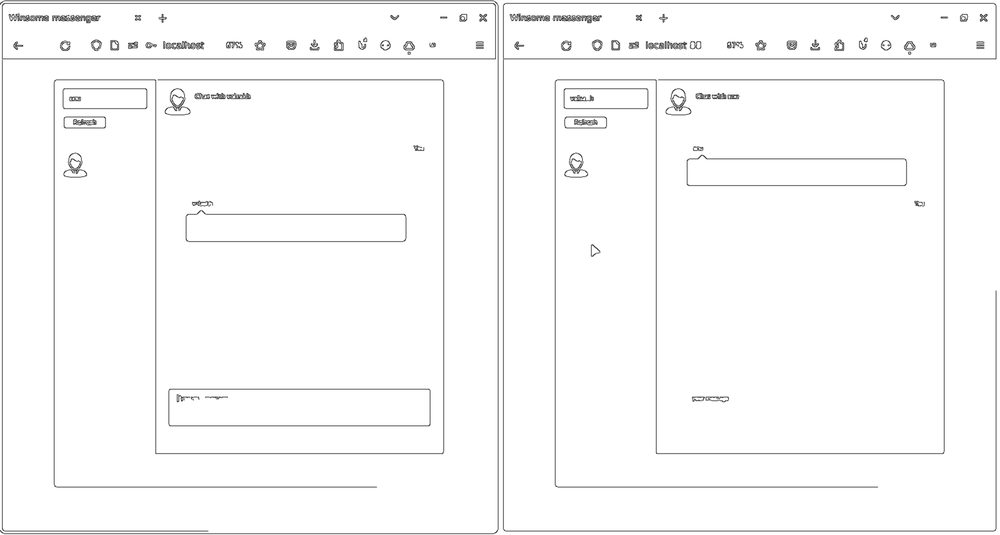
#> input picture out.png, 1000 x 535 px, shrunk from 1910 x 1022 before the run
$ python d.py
#> lines starting #> are read from the running program, lines starting #| are printed output that depends on the picture; after the words box and inside, x2 and y2 are one past the last pixel; in counts of white or black regions, pixels touching at a corner belong together
import cv2
import numpy as np

def find_buttons_and_boxes(image_path):
    # Read the input image
#> called with image_path = './out.png'
    image = cv2.imread(image_path)
#> image is the input picture: shape (535, 1000, 3); min 21, max 255, mean 249.8

    # Convert the image to grayscale
    gray = cv2.cvtColor(image, cv2.COLOR_BGR2GRAY)

    # Apply adaptive thresholding to deal with variations in lighting
    _, thresh = cv2.threshold(gray, 0, 255, cv2.THRESH_BINARY + cv2.THRESH_OTSU)
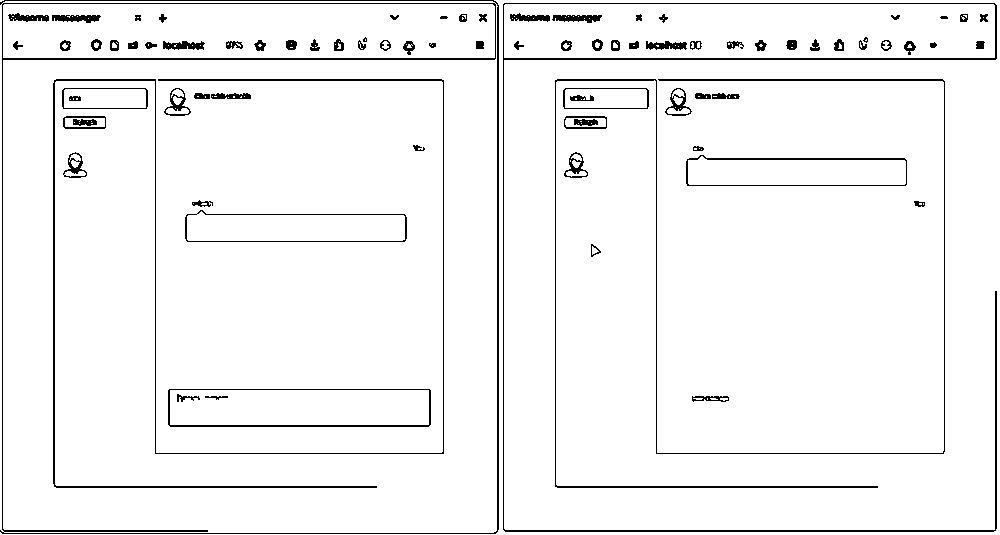
#> thresh: shape (535, 1000); 95.6% white; black in thin lines or dots

    # Use Canny edge detector to find edges
    edges = cv2.Canny(thresh, 50, 150)
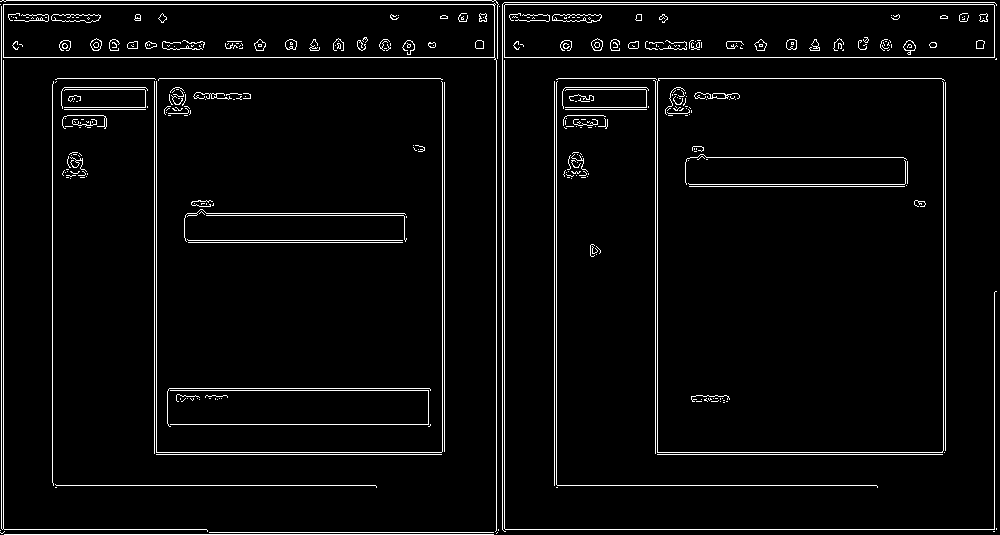
#> edges: shape (535, 1000); 4% white in thin lines or dots

    # Find contours in the edged image
    contours, _ = cv2.findContours(edges.copy(), cv2.RETR_EXTERNAL, cv2.CHAIN_APPROX_SIMPLE)
#> contours = 232 contours, 228 with area under 20; largest, box (x1, y1, x2, y2) and area: (3, 3, 497, 532) 26025, (504, 4, 995, 58) 25969, (694, 92, 740, 99) 70, (193, 92, 232, 100) 25

    buttons_and_boxes = []

    for cnt in contours:
        # Approximate the contour to a polygon
        epsilon = 0.04 * cv2.arcLength(cnt, True)
        approx = cv2.approxPolyDP(cnt, epsilon, True)

        # Check if the polygon has a specific number of vertices
        if 4 <= len(approx) <= 8:
            # Check if the aspect ratio of the bounding rectangle is within a certain range
            x, y, w, h = cv2.boundingRect(approx)
            aspect_ratio = w / float(h)
            if 0.5 <= aspect_ratio <= 2.0:
                buttons_and_boxes.append(approx)
#> this loop made 232 passes
#> (cnt, epsilon, approx, x, y, w, h, aspect_ratio) on passes 53, 57: ([[201, 211], [199, 213], [201, 211], [204, 214]], 0.566, [[199, 213], [201, 211], [204, 214], [201, 211]], 199, 211, 6, 4, 1.5), ([[201, 203], [201, 204], [202, 203], [204, 203]], 0.297, [[201, 204], [202, 203], [204, 203], [201, 203]], 201, 203, 4, 2, 2)
#> (epsilon, approx, x, y, w, h, aspect_ratio) on passes 21, 38, 40, 42, 44, 46: (0.593, [[718, 400], [717, 401], [711, 401], [717, 401]], 711, 400, 8, 2, 4), (0.419, [[185, 398], [182, 401], [181, 401], [182, 401]], 181, 398, 5, 4, 1.25), (4.57, [[691, 396], [692, 401], [696, 395], [729, 399]], 691, 395, 39, 7, 5.57), (2.7, [[176, 400], [177, 394], [199, 397], [177, 394]], 176, 394, 24, 7, 3.43), (24.25, [[167, 423], [169, 388], [430, 389], [169, 388]], 167, 388, 264, 36, 7.33), (0.726, [[596, 246], [600, 250], [599, 253], [600, 250]], 596, 246, 5, 8, 0.625)
#> after the loop, buttons_and_boxes = 46 contours, 42 with area under 20; largest, box (x1, y1, x2, y2) and area: (3, 4, 496, 532) 13284, (657, 78, 945, 453) 530, (156, 81, 443, 453) 143, (504, 60, 997, 530) 119

    return buttons_and_boxes

def draw_elements(image, elements):
    # Draw the detected elements on the image
    for element in elements:
        cv2.polylines(image, [element], True, (0, 255, 0), 2)

def save_image_with_elements(image_path, output_path, elements):
    image = cv2.imread(image_path)
    draw_elements(image, elements)

    # Save the image with detected elements
    cv2.imwrite(output_path, image)

if __name__ == "__main__":
    image_path = "./out.png"
    output_path = "./hello.png"

    detected_elements = find_buttons_and_boxes(image_path)
#> detected_elements has the same summary as buttons_and_boxes in find_buttons_and_boxes
    print(f"Number of detected elements: {len(detected_elements)}")
#| Number of detected elements: 46

    save_image_with_elements(image_path, output_path, detected_elements)
#> the loop in draw_elements, `for element in elements:` made 46 passes
#> element on passes 5, 6, 8, 9, 10, 14, 16, 20, 26, 28, 31, 41: [[185, 398], [182, 401], [181, 401], [182, 401]], [[596, 246], [600, 250], [599, 253], [600, 250]], [[199, 213], [201, 211], [204, 214], [201, 211]], [[213, 203], [213, 204], [212, 205], [213, 205]], [[201, 204], [202, 203], [204, 203], [201, 203]], [[64, 170], [62, 173], [63, 175], [62, 173]], [[704, 158], [701, 156], [697, 159], [701, 156]], [[564, 127], [565, 128], [566, 128], [565, 128]], [[670, 108], [669, 108], [667, 110], [669, 108]], [[169, 108], [168, 108], [166, 110], [168, 108]], [[184, 106], [187, 106], [189, 108], [187, 106]], [[557, 81], [556, 484], [877, 487], [556, 484]]
#> after the loop in draw_elements, `for element in elements:`:
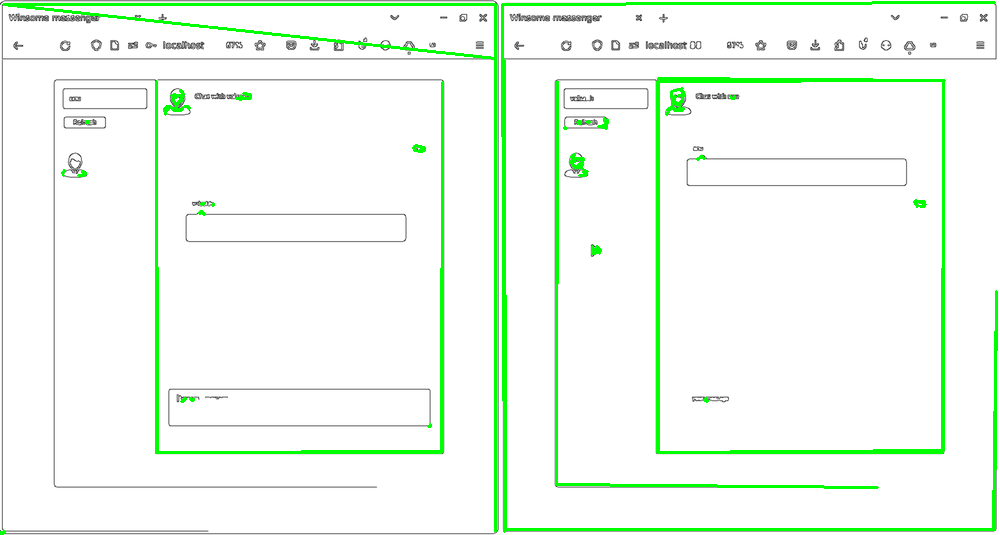
#> image: shape (535, 1000, 3); 4.3% of pixels changed, all inside (x1, y1, x2, y2) = (0, 1, 998, 535)
    print(f"Result saved to {output_path}")
